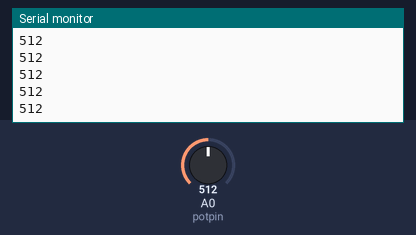
Bench run of a sketch on a simulated Arduino Uno, built with avr-gcc and run on an emulated ATmega328P. Parts: the last lines printed to the serial monitor. The inputs (shaded band) are chosen by the test bench; at power-on: A0 (potpin) = 512.

Above: at 1.2 s.
1.3 s: A0 (potpin) set to 716
At 2.4 s:
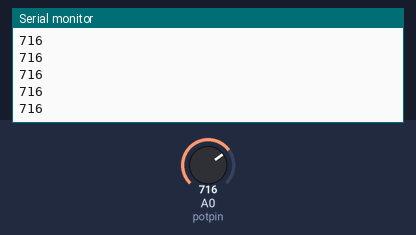
2.8 s: A0 (potpin) set to 900
At 3.4 s:
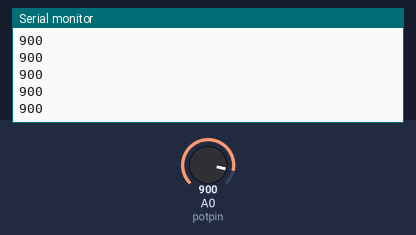
Timing chart, 0 to 5.8 s (numbered marks = the images above; inputs shaded):
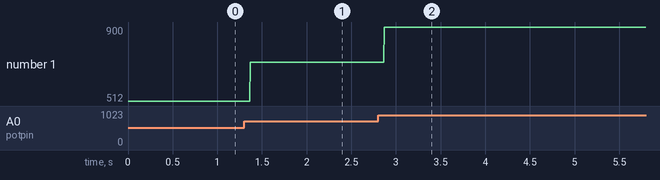

The sketch:

sketch_feb04a.ino
```cpp
int potpin=A0;
int potdeger;
void setup() {
  // put your setup code here, to run once:
pinMode(potpin,INPUT);
Serial.begin(9600);


}

void loop() {
potdeger=analogRead(potpin);
Serial.println(potdeger);


}
```

Measured:
- after the input at 1.3 s, the serial monitor: prints a new line after 0.07 s (image 1)
- after the input at 2.8 s, the serial monitor: prints a new line after 0.07 s (image 2)
- plotted number 1: 512 → 716 after the input at 1.3 s, 716 → 900 after the input at 2.8 s
